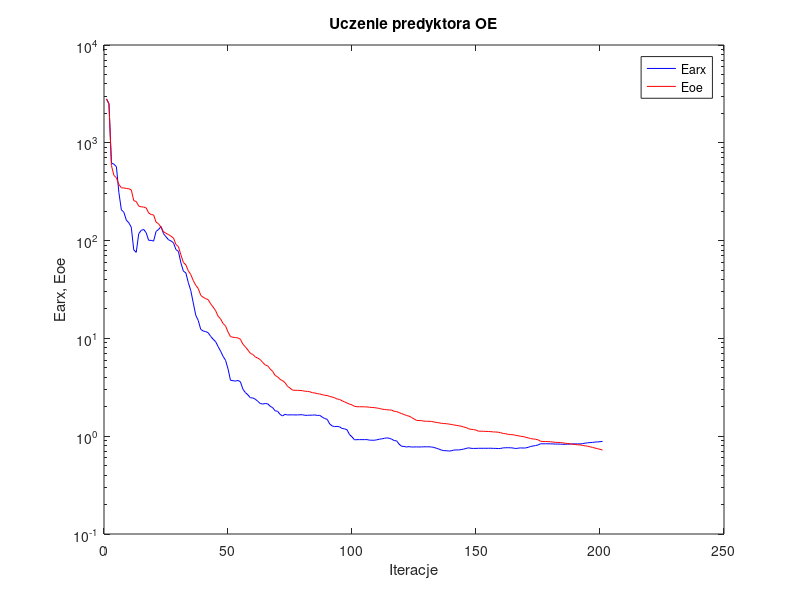
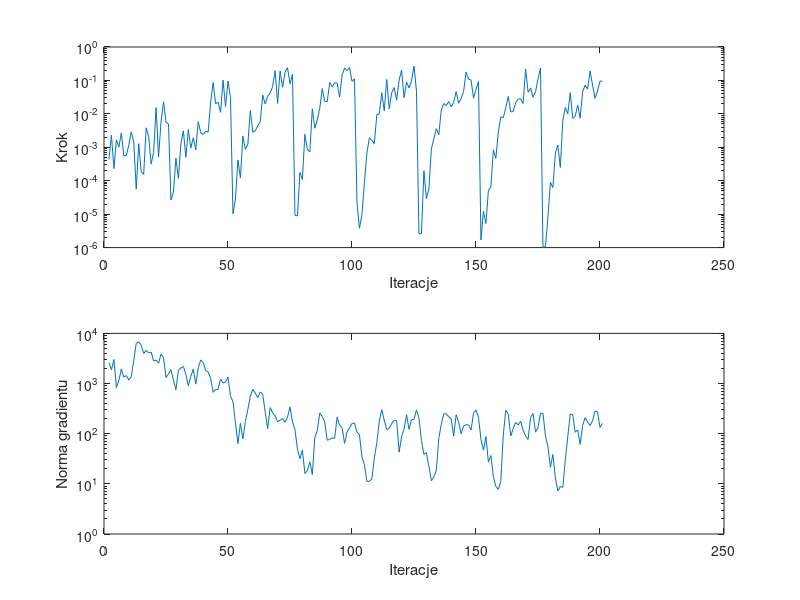

The MATLAB source for these figures, in order:
%uczenie predyktora oe
clear all;
n=0; farx(n+1)=2.806924e+003; foe(n+1)=2.814840e+003; wspucz(n+1)=0.000000e+000; ng(n+1)=0.000000e+000;
%odnowa zmiennej metryki
n=1; farx(n+1)=2.509605e+003; foe(n+1)=2.501346e+003; krok(n+1)=4.356528e-004; ng(n+1)=2.603897e+003;
n=2; farx(n+1)=6.212151e+002; foe(n+1)=5.848841e+002; krok(n+1)=2.304922e-003; ng(n+1)=1.885539e+003;
n=3; farx(n+1)=6.040287e+002; foe(n+1)=4.640182e+002; krok(n+1)=2.311817e-004; ng(n+1)=3.011108e+003;
n=4; farx(n+1)=5.696697e+002; foe(n+1)=4.384688e+002; krok(n+1)=1.667184e-003; ng(n+1)=8.288556e+002;
n=5; farx(n+1)=3.099563e+002; foe(n+1)=3.750740e+002; krok(n+1)=1.025539e-003; ng(n+1)=1.158899e+003;
n=6; farx(n+1)=2.062487e+002; foe(n+1)=3.469253e+002; krok(n+1)=2.677949e-003; ng(n+1)=1.946826e+003;
n=7; farx(n+1)=1.951270e+002; foe(n+1)=3.452903e+002; krok(n+1)=5.504055e-004; ng(n+1)=1.343728e+003;
n=8; farx(n+1)=1.621308e+002; foe(n+1)=3.412946e+002; krok(n+1)=5.763985e-004; ng(n+1)=1.443427e+003;
n=9; farx(n+1)=1.522630e+002; foe(n+1)=3.390986e+002; krok(n+1)=1.174207e-003; ng(n+1)=1.177632e+003;
n=10; farx(n+1)=1.369645e+002; foe(n+1)=3.302490e+002; krok(n+1)=2.883948e-003; ng(n+1)=1.370197e+003;
n=11; farx(n+1)=8.028349e+001; foe(n+1)=2.556343e+002; krok(n+1)=1.441974e-003; ng(n+1)=2.915310e+003;
n=12; farx(n+1)=7.588511e+001; foe(n+1)=2.515812e+002; krok(n+1)=5.658127e-005; ng(n+1)=6.312259e+003;
n=13; farx(n+1)=1.174570e+002; foe(n+1)=2.254107e+002; krok(n+1)=1.284763e-003; ng(n+1)=6.834686e+003;
n=14; farx(n+1)=1.272843e+002; foe(n+1)=2.214294e+002; krok(n+1)=1.848603e-004; ng(n+1)=5.796297e+003;
n=15; farx(n+1)=1.300654e+002; foe(n+1)=2.201970e+002; krok(n+1)=1.553088e-004; ng(n+1)=3.976372e+003;
n=16; farx(n+1)=1.204656e+002; foe(n+1)=2.158875e+002; krok(n+1)=3.830473e-003; ng(n+1)=4.574161e+003;
n=17; farx(n+1)=1.007105e+002; foe(n+1)=1.917866e+002; krok(n+1)=2.117795e-003; ng(n+1)=4.087010e+003;
n=18; farx(n+1)=1.005693e+002; foe(n+1)=1.848765e+002; krok(n+1)=3.149159e-004; ng(n+1)=4.231942e+003;
n=19; farx(n+1)=9.885666e+001; foe(n+1)=1.829709e+002; krok(n+1)=7.102557e-004; ng(n+1)=2.843217e+003;
n=20; farx(n+1)=1.242557e+002; foe(n+1)=1.543025e+002; krok(n+1)=1.547817e-002; ng(n+1)=2.950936e+003;
n=21; farx(n+1)=1.298842e+002; foe(n+1)=1.486271e+002; krok(n+1)=5.157570e-004; ng(n+1)=2.541531e+003;
n=22; farx(n+1)=1.392506e+002; foe(n+1)=1.367647e+002; krok(n+1)=5.879121e-003; ng(n+1)=3.871131e+003;
n=23; farx(n+1)=1.176837e+002; foe(n+1)=1.232819e+002; krok(n+1)=2.284436e-002; ng(n+1)=3.307882e+003;
n=24; farx(n+1)=1.094305e+002; foe(n+1)=1.186946e+002; krok(n+1)=5.608324e-003; ng(n+1)=1.316486e+003;
n=25; farx(n+1)=1.020856e+002; foe(n+1)=1.154980e+002; krok(n+1)=4.969883e-003; ng(n+1)=1.551076e+003;
%odnowa zmiennej metryki
n=26; farx(n+1)=9.918089e+001; foe(n+1)=1.108437e+002; krok(n+1)=2.642509e-005; ng(n+1)=1.870341e+003;
n=27; farx(n+1)=9.515133e+001; foe(n+1)=1.063732e+002; krok(n+1)=4.646090e-005; ng(n+1)=1.177114e+003;
n=28; farx(n+1)=8.098940e+001; foe(n+1)=9.136423e+001; krok(n+1)=4.706747e-004; ng(n+1)=7.530956e+002;
n=29; farx(n+1)=7.759001e+001; foe(n+1)=8.676671e+001; krok(n+1)=1.172806e-004; ng(n+1)=1.839157e+003;
n=30; farx(n+1)=5.930380e+001; foe(n+1)=7.169103e+001; krok(n+1)=1.273916e-003; ng(n+1)=2.049967e+003;
n=31; farx(n+1)=4.880019e+001; foe(n+1)=5.980323e+001; krok(n+1)=3.108393e-003; ng(n+1)=2.193568e+003;
n=32; farx(n+1)=4.672669e+001; foe(n+1)=5.648454e+001; krok(n+1)=5.034661e-004; ng(n+1)=1.527871e+003;
n=33; farx(n+1)=3.717215e+001; foe(n+1)=4.912181e+001; krok(n+1)=3.373181e-003; ng(n+1)=9.025819e+002;
n=34; farx(n+1)=3.079743e+001; foe(n+1)=4.488371e+001; krok(n+1)=9.511937e-004; ng(n+1)=1.381722e+003;
n=35; farx(n+1)=2.302845e+001; foe(n+1)=3.901908e+001; krok(n+1)=1.920058e-003; ng(n+1)=1.944345e+003;
n=36; farx(n+1)=1.723256e+001; foe(n+1)=3.490555e+001; krok(n+1)=8.410247e-004; ng(n+1)=9.713051e+002;
n=37; farx(n+1)=1.526040e+001; foe(n+1)=3.234802e+001; krok(n+1)=5.852382e-003; ng(n+1)=2.071851e+003;
n=38; farx(n+1)=1.237785e+001; foe(n+1)=2.760416e+001; krok(n+1)=2.690870e-003; ng(n+1)=2.956818e+003;
n=39; farx(n+1)=1.189096e+001; foe(n+1)=2.634396e+001; krok(n+1)=2.409214e-003; ng(n+1)=2.623156e+003;
n=40; farx(n+1)=1.174503e+001; foe(n+1)=2.547584e+001; krok(n+1)=3.026819e-003; ng(n+1)=1.815986e+003;
n=41; farx(n+1)=1.142728e+001; foe(n+1)=2.494252e+001; krok(n+1)=2.855545e-003; ng(n+1)=1.699090e+003;
n=42; farx(n+1)=1.050445e+001; foe(n+1)=2.257071e+001; krok(n+1)=2.272818e-002; ng(n+1)=1.258059e+003;
n=43; farx(n+1)=9.805757e+000; foe(n+1)=2.091338e+001; krok(n+1)=8.643496e-002; ng(n+1)=6.675397e+002;
n=44; farx(n+1)=9.266778e+000; foe(n+1)=1.922199e+001; krok(n+1)=2.025137e-002; ng(n+1)=7.704315e+002;
n=45; farx(n+1)=8.262847e+000; foe(n+1)=1.683844e+001; krok(n+1)=2.223039e-002; ng(n+1)=7.605043e+002;
n=46; farx(n+1)=7.423195e+000; foe(n+1)=1.583844e+001; krok(n+1)=1.111520e-002; ng(n+1)=1.223890e+003;
n=47; farx(n+1)=6.558339e+000; foe(n+1)=1.419431e+001; krok(n+1)=1.019950e-001; ng(n+1)=1.023783e+003;
n=48; farx(n+1)=5.976319e+000; foe(n+1)=1.343533e+001; krok(n+1)=1.647425e-002; ng(n+1)=1.077343e+003;
n=49; farx(n+1)=4.893056e+000; foe(n+1)=1.162386e+001; krok(n+1)=9.513510e-002; ng(n+1)=1.346244e+003;
n=50; farx(n+1)=3.732137e+000; foe(n+1)=1.044055e+001; krok(n+1)=3.143988e-002; ng(n+1)=5.673961e+002;
%odnowa zmiennej metryki
n=51; farx(n+1)=3.696516e+000; foe(n+1)=1.026733e+001; krok(n+1)=1.029142e-005; ng(n+1)=4.355948e+002;
n=52; farx(n+1)=3.659718e+000; foe(n+1)=1.020697e+001; krok(n+1)=2.860122e-005; ng(n+1)=1.663400e+002;
n=53; farx(n+1)=3.717356e+000; foe(n+1)=1.010705e+001; krok(n+1)=4.168272e-004; ng(n+1)=6.316695e+001;
n=54; farx(n+1)=3.600878e+000; foe(n+1)=9.806122e+000; krok(n+1)=1.228179e-004; ng(n+1)=1.609393e+002;
n=55; farx(n+1)=3.031475e+000; foe(n+1)=8.728204e+000; krok(n+1)=2.170640e-003; ng(n+1)=7.887294e+001;
n=56; farx(n+1)=2.793027e+000; foe(n+1)=8.204611e+000; krok(n+1)=8.684522e-004; ng(n+1)=1.754262e+002;
n=57; farx(n+1)=2.651846e+000; foe(n+1)=7.616631e+000; krok(n+1)=1.238430e-003; ng(n+1)=3.045682e+002;
n=58; farx(n+1)=2.472298e+000; foe(n+1)=7.039116e+000; krok(n+1)=1.256280e-002; ng(n+1)=5.619193e+002;
n=59; farx(n+1)=2.462796e+000; foe(n+1)=6.853880e+000; krok(n+1)=2.815703e-003; ng(n+1)=7.628956e+002;
n=60; farx(n+1)=2.390859e+000; foe(n+1)=6.470019e+000; krok(n+1)=3.122142e-003; ng(n+1)=6.446466e+002;
n=61; farx(n+1)=2.276647e+000; foe(n+1)=6.282357e+000; krok(n+1)=4.375565e-003; ng(n+1)=5.222018e+002;
n=62; farx(n+1)=2.158809e+000; foe(n+1)=6.080071e+000; krok(n+1)=5.829338e-003; ng(n+1)=6.789924e+002;
n=63; farx(n+1)=2.132751e+000; foe(n+1)=5.673505e+000; krok(n+1)=3.650930e-002; ng(n+1)=6.150080e+002;
n=64; farx(n+1)=2.157561e+000; foe(n+1)=5.356154e+000; krok(n+1)=1.964862e-002; ng(n+1)=2.666882e+002;
n=65; farx(n+1)=2.146008e+000; foe(n+1)=5.244182e+000; krok(n+1)=3.339713e-002; ng(n+1)=1.256419e+002;
n=66; farx(n+1)=2.023061e+000; foe(n+1)=4.869685e+000; krok(n+1)=4.193314e-002; ng(n+1)=3.331426e+002;
n=67; farx(n+1)=1.960578e+000; foe(n+1)=4.598162e+000; krok(n+1)=6.561970e-002; ng(n+1)=2.595923e+002;
n=68; farx(n+1)=1.816254e+000; foe(n+1)=4.181582e+000; krok(n+1)=1.952188e-001; ng(n+1)=2.265389e+002;
n=69; farx(n+1)=1.799580e+000; foe(n+1)=4.048343e+000; krok(n+1)=2.069003e-002; ng(n+1)=1.724212e+002;
n=70; farx(n+1)=1.671312e+000; foe(n+1)=3.811111e+000; krok(n+1)=1.902702e-001; ng(n+1)=1.857119e+002;
n=71; farx(n+1)=1.611145e+000; foe(n+1)=3.700431e+000; krok(n+1)=6.213826e-002; ng(n+1)=2.011433e+002;
n=72; farx(n+1)=1.674151e+000; foe(n+1)=3.528617e+000; krok(n+1)=1.775417e-001; ng(n+1)=1.688099e+002;
n=73; farx(n+1)=1.647513e+000; foe(n+1)=3.233458e+000; krok(n+1)=2.405585e-001; ng(n+1)=2.145763e+002;
n=74; farx(n+1)=1.654038e+000; foe(n+1)=3.109331e+000; krok(n+1)=7.964480e-002; ng(n+1)=3.391294e+002;
n=75; farx(n+1)=1.652188e+000; foe(n+1)=2.959464e+000; krok(n+1)=1.513224e-001; ng(n+1)=1.714286e+002;
%odnowa zmiennej metryki
n=76; farx(n+1)=1.650065e+000; foe(n+1)=2.946673e+000; krok(n+1)=9.217968e-006; ng(n+1)=1.200851e+002;
n=77; farx(n+1)=1.650439e+000; foe(n+1)=2.945228e+000; krok(n+1)=8.887598e-006; ng(n+1)=4.963767e+001;
n=78; farx(n+1)=1.656408e+000; foe(n+1)=2.936554e+000; krok(n+1)=1.780999e-004; ng(n+1)=3.177530e+001;
n=79; farx(n+1)=1.657899e+000; foe(n+1)=2.920719e+000; krok(n+1)=1.084602e-004; ng(n+1)=4.699659e+001;
n=80; farx(n+1)=1.635206e+000; foe(n+1)=2.884008e+000; krok(n+1)=2.457623e-003; ng(n+1)=1.608150e+001;
n=81; farx(n+1)=1.636179e+000; foe(n+1)=2.873645e+000; krok(n+1)=8.687921e-004; ng(n+1)=1.832446e+001;
n=82; farx(n+1)=1.640623e+000; foe(n+1)=2.847192e+000; krok(n+1)=7.359836e-004; ng(n+1)=2.753594e+001;
n=83; farx(n+1)=1.641537e+000; foe(n+1)=2.784029e+000; krok(n+1)=1.417782e-002; ng(n+1)=1.534218e+001;
n=84; farx(n+1)=1.650301e+000; foe(n+1)=2.769204e+000; krok(n+1)=3.709130e-003; ng(n+1)=8.390734e+001;
n=85; farx(n+1)=1.630716e+000; foe(n+1)=2.720029e+000; krok(n+1)=6.543079e-003; ng(n+1)=1.147041e+002;
n=86; farx(n+1)=1.635108e+000; foe(n+1)=2.705291e+000; krok(n+1)=1.479856e-002; ng(n+1)=2.582144e+002;
n=87; farx(n+1)=1.566432e+000; foe(n+1)=2.657633e+000; krok(n+1)=5.709755e-002; ng(n+1)=2.201764e+002;
n=88; farx(n+1)=1.516236e+000; foe(n+1)=2.622008e+000; krok(n+1)=2.362755e-002; ng(n+1)=1.717820e+002;
n=89; farx(n+1)=1.488997e+000; foe(n+1)=2.607807e+000; krok(n+1)=2.320653e-002; ng(n+1)=7.407732e+001;
n=90; farx(n+1)=1.334505e+000; foe(n+1)=2.550656e+000; krok(n+1)=8.693674e-002; ng(n+1)=7.742633e+001;
n=91; farx(n+1)=1.273501e+000; foe(n+1)=2.515036e+000; krok(n+1)=6.414287e-002; ng(n+1)=8.287422e+001;
n=92; farx(n+1)=1.253659e+000; foe(n+1)=2.467754e+000; krok(n+1)=8.452792e-002; ng(n+1)=8.072715e+001;
n=93; farx(n+1)=1.259465e+000; foe(n+1)=2.398227e+000; krok(n+1)=8.331886e-002; ng(n+1)=2.152064e+002;
n=94; farx(n+1)=1.246362e+000; foe(n+1)=2.378664e+000; krok(n+1)=3.149998e-002; ng(n+1)=1.454066e+002;
n=95; farx(n+1)=1.199942e+000; foe(n+1)=2.300504e+000; krok(n+1)=1.434696e-001; ng(n+1)=1.332188e+002;
n=96; farx(n+1)=1.189552e+000; foe(n+1)=2.245472e+000; krok(n+1)=2.357265e-001; ng(n+1)=6.401612e+001;
n=97; farx(n+1)=1.163731e+000; foe(n+1)=2.183158e+000; krok(n+1)=1.981558e-001; ng(n+1)=1.083018e+002;
n=98; farx(n+1)=1.038969e+000; foe(n+1)=2.126524e+000; krok(n+1)=2.442288e-001; ng(n+1)=1.299132e+002;
n=99; farx(n+1)=9.841116e-001; foe(n+1)=2.090053e+000; krok(n+1)=9.310460e-002; ng(n+1)=1.599952e+002;
n=100; farx(n+1)=9.186573e-001; foe(n+1)=2.021671e+000; krok(n+1)=1.125137e-001; ng(n+1)=1.629072e+002;
%odnowa zmiennej metryki
n=101; farx(n+1)=9.218929e-001; foe(n+1)=2.002766e+000; krok(n+1)=2.299949e-005; ng(n+1)=1.074211e+002;
n=102; farx(n+1)=9.224924e-001; foe(n+1)=2.000591e+000; krok(n+1)=3.799239e-006; ng(n+1)=9.562293e+001;
n=103; farx(n+1)=9.225529e-001; foe(n+1)=1.999903e+000; krok(n+1)=9.772716e-006; ng(n+1)=3.453647e+001;
n=104; farx(n+1)=9.223931e-001; foe(n+1)=1.996882e+000; krok(n+1)=8.835935e-005; ng(n+1)=2.405910e+001;
n=105; farx(n+1)=9.233574e-001; foe(n+1)=1.992122e+000; krok(n+1)=6.696507e-004; ng(n+1)=1.120294e+001;
n=106; farx(n+1)=9.120615e-001; foe(n+1)=1.978174e+000; krok(n+1)=1.929064e-003; ng(n+1)=1.128205e+001;
n=107; farx(n+1)=9.100025e-001; foe(n+1)=1.966591e+000; krok(n+1)=1.612540e-003; ng(n+1)=1.252019e+001;
n=108; farx(n+1)=9.088051e-001; foe(n+1)=1.958775e+000; krok(n+1)=1.293420e-003; ng(n+1)=3.274634e+001;
n=109; farx(n+1)=9.185644e-001; foe(n+1)=1.943343e+000; krok(n+1)=9.385969e-003; ng(n+1)=6.520295e+001;
n=110; farx(n+1)=9.316154e-001; foe(n+1)=1.923708e+000; krok(n+1)=1.000091e-002; ng(n+1)=1.779336e+002;
n=111; farx(n+1)=9.394074e-001; foe(n+1)=1.892104e+000; krok(n+1)=4.284718e-002; ng(n+1)=3.011479e+002;
n=112; farx(n+1)=9.505690e-001; foe(n+1)=1.879443e+000; krok(n+1)=1.226153e-002; ng(n+1)=1.853113e+002;
n=113; farx(n+1)=9.617083e-001; foe(n+1)=1.863816e+000; krok(n+1)=1.067078e-001; ng(n+1)=1.217099e+002;
n=114; farx(n+1)=9.526322e-001; foe(n+1)=1.856346e+000; krok(n+1)=1.421020e-002; ng(n+1)=1.281707e+002;
n=115; farx(n+1)=9.331850e-001; foe(n+1)=1.847744e+000; krok(n+1)=4.305393e-002; ng(n+1)=1.599157e+002;
n=116; farx(n+1)=9.021309e-001; foe(n+1)=1.797872e+000; krok(n+1)=6.141269e-002; ng(n+1)=1.854020e+002;
n=117; farx(n+1)=8.964180e-001; foe(n+1)=1.783791e+000; krok(n+1)=2.563788e-002; ng(n+1)=1.814059e+002;
n=118; farx(n+1)=8.287346e-001; foe(n+1)=1.745273e+000; krok(n+1)=1.031518e-001; ng(n+1)=4.287142e+001;
n=119; farx(n+1)=7.893419e-001; foe(n+1)=1.701421e+000; krok(n+1)=2.020751e-001; ng(n+1)=8.798683e+001;
n=120; farx(n+1)=7.862076e-001; foe(n+1)=1.666969e+000; krok(n+1)=3.054889e-002; ng(n+1)=1.235664e+002;
n=121; farx(n+1)=7.751278e-001; foe(n+1)=1.628031e+000; krok(n+1)=8.877087e-002; ng(n+1)=2.395581e+002;
n=122; farx(n+1)=7.826611e-001; foe(n+1)=1.603209e+000; krok(n+1)=6.002401e-002; ng(n+1)=1.221677e+002;
n=123; farx(n+1)=7.743139e-001; foe(n+1)=1.555997e+000; krok(n+1)=9.656284e-002; ng(n+1)=1.895223e+002;
n=124; farx(n+1)=7.769652e-001; foe(n+1)=1.501615e+000; krok(n+1)=2.677938e-001; ng(n+1)=1.920044e+002;
n=125; farx(n+1)=7.768775e-001; foe(n+1)=1.452307e+000; krok(n+1)=4.781642e-002; ng(n+1)=2.978094e+002;
%odnowa zmiennej metryki
n=126; farx(n+1)=7.764463e-001; foe(n+1)=1.444546e+000; krok(n+1)=2.567287e-006; ng(n+1)=2.052344e+002;
n=127; farx(n+1)=7.764065e-001; foe(n+1)=1.443647e+000; krok(n+1)=2.658943e-006; ng(n+1)=7.332943e+001;
n=128; farx(n+1)=7.795450e-001; foe(n+1)=1.425016e+000; krok(n+1)=1.985317e-004; ng(n+1)=3.868542e+001;
n=129; farx(n+1)=7.790979e-001; foe(n+1)=1.422065e+000; krok(n+1)=2.911585e-005; ng(n+1)=4.188842e+001;
n=130; farx(n+1)=7.792952e-001; foe(n+1)=1.420779e+000; krok(n+1)=5.714551e-005; ng(n+1)=2.251615e+001;
n=131; farx(n+1)=7.756016e-001; foe(n+1)=1.415261e+000; krok(n+1)=8.953304e-004; ng(n+1)=1.154124e+001;
n=132; farx(n+1)=7.688677e-001; foe(n+1)=1.397786e+000; krok(n+1)=1.797919e-003; ng(n+1)=1.374623e+001;
n=133; farx(n+1)=7.527799e-001; foe(n+1)=1.383123e+000; krok(n+1)=3.595838e-003; ng(n+1)=1.865676e+001;
n=134; farx(n+1)=7.392657e-001; foe(n+1)=1.372018e+000; krok(n+1)=2.378319e-003; ng(n+1)=8.051028e+001;
n=135; farx(n+1)=7.221954e-001; foe(n+1)=1.355032e+000; krok(n+1)=1.305321e-002; ng(n+1)=1.540719e+002;
n=136; farx(n+1)=7.117245e-001; foe(n+1)=1.348369e+000; krok(n+1)=2.038894e-002; ng(n+1)=2.511180e+002;
n=137; farx(n+1)=7.110820e-001; foe(n+1)=1.342669e+000; krok(n+1)=1.771116e-002; ng(n+1)=2.484313e+002;
n=138; farx(n+1)=7.053366e-001; foe(n+1)=1.332155e+000; krok(n+1)=2.340953e-002; ng(n+1)=2.172277e+002;
n=139; farx(n+1)=7.090339e-001; foe(n+1)=1.318557e+000; krok(n+1)=1.619829e-002; ng(n+1)=1.966775e+002;
n=140; farx(n+1)=7.208144e-001; foe(n+1)=1.305275e+000; krok(n+1)=2.219272e-002; ng(n+1)=8.939914e+001;
n=141; farx(n+1)=7.238471e-001; foe(n+1)=1.291012e+000; krok(n+1)=4.663645e-002; ng(n+1)=2.386213e+002;
n=142; farx(n+1)=7.235138e-001; foe(n+1)=1.280855e+000; krok(n+1)=2.085765e-002; ng(n+1)=1.700735e+002;
n=143; farx(n+1)=7.298754e-001; foe(n+1)=1.264960e+000; krok(n+1)=2.876670e-002; ng(n+1)=1.005509e+002;
n=144; farx(n+1)=7.376319e-001; foe(n+1)=1.242651e+000; krok(n+1)=4.674985e-002; ng(n+1)=1.438056e+002;
n=145; farx(n+1)=7.498896e-001; foe(n+1)=1.227191e+000; krok(n+1)=1.778431e-001; ng(n+1)=1.509321e+002;
n=146; farx(n+1)=7.606587e-001; foe(n+1)=1.191898e+000; krok(n+1)=1.096481e-001; ng(n+1)=1.499156e+002;
n=147; farx(n+1)=7.521293e-001; foe(n+1)=1.175441e+000; krok(n+1)=1.025515e-001; ng(n+1)=1.185030e+002;
n=148; farx(n+1)=7.497849e-001; foe(n+1)=1.169652e+000; krok(n+1)=2.946581e-002; ng(n+1)=2.569336e+002;
n=149; farx(n+1)=7.505803e-001; foe(n+1)=1.153968e+000; krok(n+1)=5.360061e-002; ng(n+1)=2.954162e+002;
n=150; farx(n+1)=7.525001e-001; foe(n+1)=1.125683e+000; krok(n+1)=9.326072e-002; ng(n+1)=2.114326e+002;
%odnowa zmiennej metryki
n=151; farx(n+1)=7.524904e-001; foe(n+1)=1.124928e+000; krok(n+1)=1.700350e-006; ng(n+1)=7.702451e+001;
n=152; farx(n+1)=7.524560e-001; foe(n+1)=1.122805e+000; krok(n+1)=1.222055e-005; ng(n+1)=4.699981e+001;
n=153; farx(n+1)=7.524776e-001; foe(n+1)=1.119813e+000; krok(n+1)=5.279666e-006; ng(n+1)=8.745478e+001;
n=154; farx(n+1)=7.530386e-001; foe(n+1)=1.118077e+000; krok(n+1)=5.062882e-005; ng(n+1)=2.714743e+001;
n=155; farx(n+1)=7.534762e-001; foe(n+1)=1.113567e+000; krok(n+1)=6.618109e-005; ng(n+1)=3.677360e+001;
n=156; farx(n+1)=7.508852e-001; foe(n+1)=1.105396e+000; krok(n+1)=8.375096e-004; ng(n+1)=1.417691e+001;
n=157; farx(n+1)=7.501617e-001; foe(n+1)=1.104097e+000; krok(n+1)=4.690560e-004; ng(n+1)=8.911815e+000;
n=158; farx(n+1)=7.474225e-001; foe(n+1)=1.098584e+000; krok(n+1)=2.850058e-003; ng(n+1)=7.782932e+000;
n=159; farx(n+1)=7.503917e-001; foe(n+1)=1.083429e+000; krok(n+1)=8.204311e-003; ng(n+1)=1.119922e+001;
n=160; farx(n+1)=7.603002e-001; foe(n+1)=1.067109e+000; krok(n+1)=7.632150e-003; ng(n+1)=9.396556e+001;
n=161; farx(n+1)=7.617133e-001; foe(n+1)=1.059264e+000; krok(n+1)=1.503491e-002; ng(n+1)=2.933601e+002;
n=162; farx(n+1)=7.628132e-001; foe(n+1)=1.045215e+000; krok(n+1)=3.329590e-002; ng(n+1)=2.485892e+002;
n=163; farx(n+1)=7.610661e-001; foe(n+1)=1.038230e+000; krok(n+1)=1.142218e-002; ng(n+1)=8.972002e+001;
n=164; farx(n+1)=7.571255e-001; foe(n+1)=1.034730e+000; krok(n+1)=1.171709e-002; ng(n+1)=1.268357e+002;
n=165; farx(n+1)=7.482837e-001; foe(n+1)=1.020597e+000; krok(n+1)=2.173419e-002; ng(n+1)=1.677849e+002;
n=166; farx(n+1)=7.543625e-001; foe(n+1)=1.010345e+000; krok(n+1)=2.762153e-002; ng(n+1)=1.494097e+002;
n=167; farx(n+1)=7.595199e-001; foe(n+1)=9.982064e-001; krok(n+1)=2.835564e-002; ng(n+1)=1.772861e+002;
n=168; farx(n+1)=7.567633e-001; foe(n+1)=9.925540e-001; krok(n+1)=2.038266e-002; ng(n+1)=1.168079e+002;
n=169; farx(n+1)=7.584157e-001; foe(n+1)=9.753682e-001; krok(n+1)=2.205796e-001; ng(n+1)=9.036246e+001;
n=170; farx(n+1)=7.690493e-001; foe(n+1)=9.625522e-001; krok(n+1)=4.438543e-002; ng(n+1)=7.655479e+001;
n=171; farx(n+1)=7.847582e-001; foe(n+1)=9.457326e-001; krok(n+1)=5.918252e-002; ng(n+1)=2.094099e+002;
n=172; farx(n+1)=7.944481e-001; foe(n+1)=9.378689e-001; krok(n+1)=3.144138e-002; ng(n+1)=2.527738e+002;
n=173; farx(n+1)=8.020059e-001; foe(n+1)=9.311209e-001; krok(n+1)=4.614317e-002; ng(n+1)=1.074676e+002;
n=174; farx(n+1)=8.132668e-001; foe(n+1)=9.186250e-001; krok(n+1)=1.101515e-001; ng(n+1)=1.318376e+002;
n=175; farx(n+1)=8.366338e-001; foe(n+1)=8.880525e-001; krok(n+1)=2.349459e-001; ng(n+1)=2.546063e+002;
%odnowa zmiennej metryki
n=176; farx(n+1)=8.365351e-001; foe(n+1)=8.825899e-001; krok(n+1)=1.025657e-006; ng(n+1)=2.569819e+002;
n=177; farx(n+1)=8.365119e-001; foe(n+1)=8.818700e-001; krok(n+1)=1.053974e-006; ng(n+1)=9.095503e+001;
n=178; farx(n+1)=8.362601e-001; foe(n+1)=8.803389e-001; krok(n+1)=8.058704e-006; ng(n+1)=5.504394e+001;
n=179; farx(n+1)=8.356284e-001; foe(n+1)=8.774808e-001; krok(n+1)=8.923578e-005; ng(n+1)=2.148769e+001;
n=180; farx(n+1)=8.341080e-001; foe(n+1)=8.724419e-001; krok(n+1)=6.272673e-005; ng(n+1)=3.844269e+001;
n=181; farx(n+1)=8.313326e-001; foe(n+1)=8.650678e-001; krok(n+1)=6.750897e-004; ng(n+1)=1.320242e+001;
n=182; farx(n+1)=8.304964e-001; foe(n+1)=8.634811e-001; krok(n+1)=1.161194e-003; ng(n+1)=7.242431e+000;
n=183; farx(n+1)=8.299841e-001; foe(n+1)=8.629171e-001; krok(n+1)=2.507229e-004; ng(n+1)=8.851014e+000;
n=184; farx(n+1)=8.254731e-001; foe(n+1)=8.549548e-001; krok(n+1)=6.193383e-003; ng(n+1)=8.487839e+000;
n=185; farx(n+1)=8.267845e-001; foe(n+1)=8.460370e-001; krok(n+1)=1.556427e-002; ng(n+1)=2.953029e+001;
n=186; farx(n+1)=8.292433e-001; foe(n+1)=8.420412e-001; krok(n+1)=1.000726e-002; ng(n+1)=8.773914e+001;
n=187; farx(n+1)=8.304118e-001; foe(n+1)=8.351636e-001; krok(n+1)=4.305393e-002; ng(n+1)=2.460477e+002;
n=188; farx(n+1)=8.346092e-001; foe(n+1)=8.282034e-001; krok(n+1)=7.366454e-003; ng(n+1)=2.406154e+002;
n=189; farx(n+1)=8.355888e-001; foe(n+1)=8.223157e-001; krok(n+1)=8.403478e-003; ng(n+1)=1.069333e+002;
n=190; farx(n+1)=8.340269e-001; foe(n+1)=8.163457e-001; krok(n+1)=1.849615e-002; ng(n+1)=1.189709e+002;
n=191; farx(n+1)=8.346599e-001; foe(n+1)=8.148774e-001; krok(n+1)=7.444102e-003; ng(n+1)=6.118545e+001;
n=192; farx(n+1)=8.395840e-001; foe(n+1)=8.044859e-001; krok(n+1)=4.568872e-002; ng(n+1)=1.465235e+002;
n=193; farx(n+1)=8.490144e-001; foe(n+1)=7.971409e-001; krok(n+1)=7.190954e-002; ng(n+1)=2.088381e+002;
n=194; farx(n+1)=8.554632e-001; foe(n+1)=7.907103e-001; krok(n+1)=5.507794e-002; ng(n+1)=1.714508e+002;
n=195; farx(n+1)=8.600574e-001; foe(n+1)=7.789562e-001; krok(n+1)=1.914145e-001; ng(n+1)=1.458531e+002;
n=196; farx(n+1)=8.639999e-001; foe(n+1)=7.676873e-001; krok(n+1)=7.301859e-002; ng(n+1)=1.795359e+002;
n=197; farx(n+1)=8.715792e-001; foe(n+1)=7.565082e-001; krok(n+1)=2.900728e-002; ng(n+1)=2.849431e+002;
n=198; farx(n+1)=8.743554e-001; foe(n+1)=7.450151e-001; krok(n+1)=4.818488e-002; ng(n+1)=2.708509e+002;
n=199; farx(n+1)=8.789733e-001; foe(n+1)=7.348707e-001; krok(n+1)=9.673938e-002; ng(n+1)=1.328762e+002;
n=200; farx(n+1)=8.853160e-001; foe(n+1)=7.207051e-001; krok(n+1)=9.282613e-002; ng(n+1)=1.606452e+002;

figure; semilogy(farx,'b'); hold on; semilogy(foe,'r'); xlabel('Iteracje'); ylabel('Earx, Eoe'); legend('Earx','Eoe'); title('Uczenie predyktora OE');
figure; subplot(2,1,1); semilogy(krok); xlabel('Iteracje'); ylabel('Krok');
subplot(2,1,2); semilogy(ng); xlabel('Iteracje'); ylabel('Norma gradientu');
Earx=farx(n+1)
Eoe=foe(n+1)
